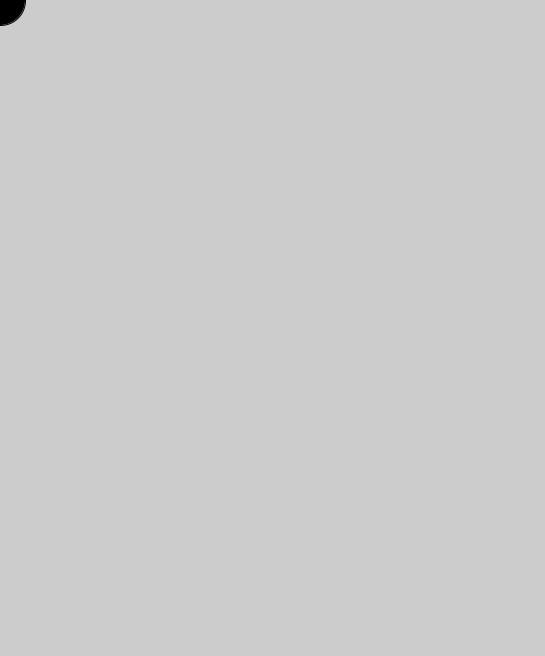
Frame 1 (no input)
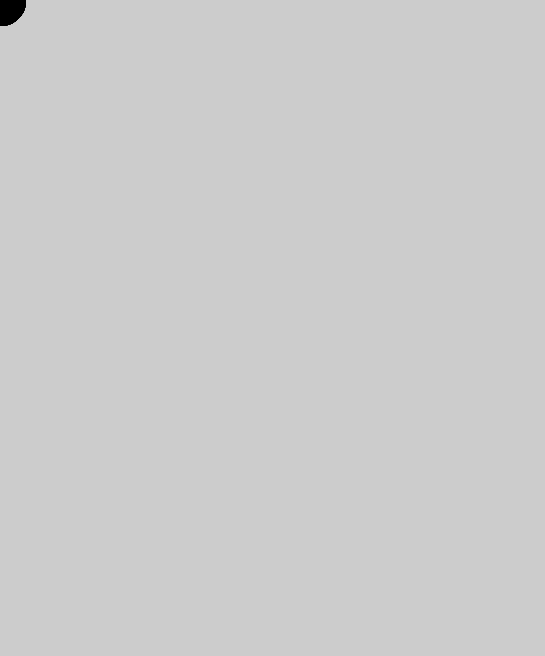
Frame 60 (the mouse pressed at the canvas centre just before this capture)
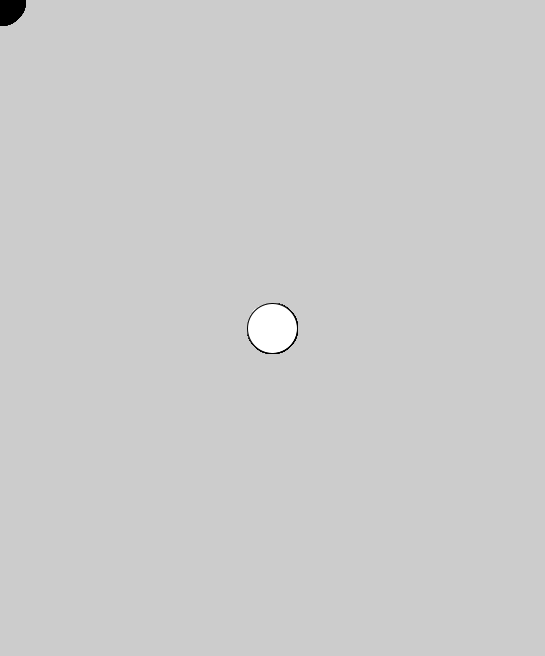
Frame 120 (the mouse held since frame 60 and released just before this capture)

The Processing sketch that drew these frames (run headless with seeded random() and noise(); from frame 60 on, the mouse is pressed at the canvas centre):

// Processing sketch: SPIRIT_2
// ── SPIRIT_2.pde
int reb = 456;
float hastighet = 812;


void setup()
{
  size(545, 656);
}
void draw(){
  fill(mouseX, mouseY, 256);
  if(mouseX<=width/4 && mouseY<=height/4)fill(0);
  ellipse(mouseX, mouseY, 50, 50);
  
}
